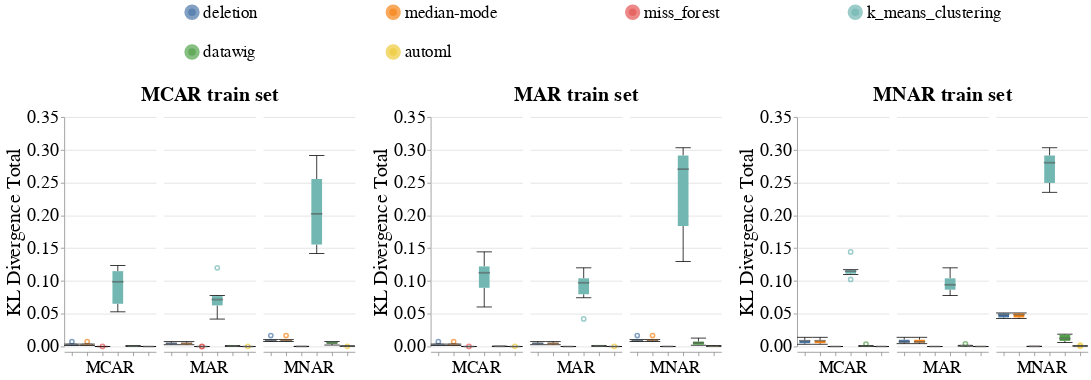

Write notebook code for a chart like this one.
### Code cell
# Categorical
create_box_plots_for_diff_imputers(dataset_name=DATASET_NAME,
                                   column_name='PhysicallyActive',
                                   metric_name='kl_divergence_total',
                                   db_client=db_client,
                                   without_dummy=True)
